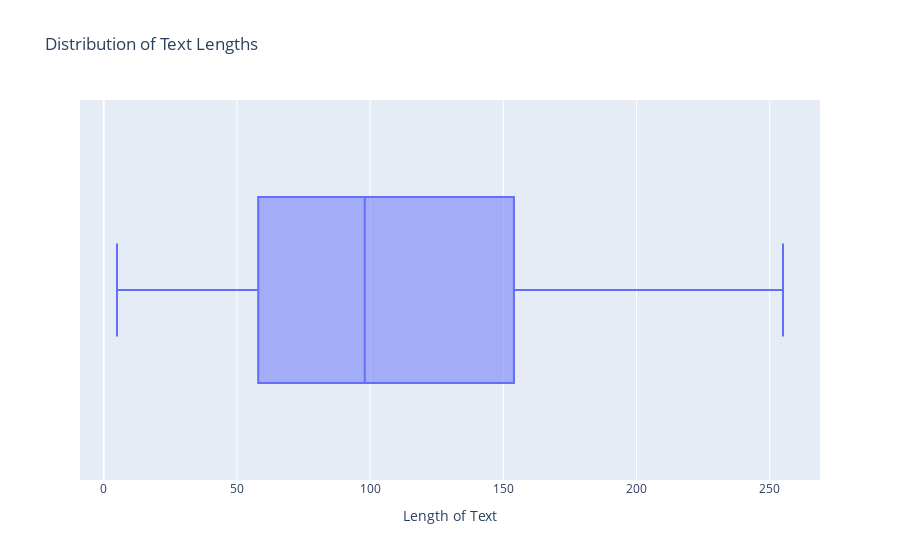

Source (notebook cell):
### Markdown cell above
### Analyzing Text by Lenght

### Code cell
df["text_length"] = df["text"].apply(len)
fig = px.box(
    df,
    x="text_length",
    title="Distribution of Text Lengths",
    labels={"text_length": "Length of Text"},
)
fig.show()

### Figure 1 — Plotly figure (JSON) as saved in the notebook; plotly's stock layout.template omitted (floating-point values rounded to 4 significant figures; data arrays with more than 128 entries replaced by an {"elided": "..."} marker saying what was removed)
{"data": [{"alignmentgroup": "True", "hovertemplate": "Length of Text=%{x}<extra></extra>", "legendgroup": "", "marker": {"color": "#636efa"}, "name": "", "notched": false, "offsetgroup": "", "orientation": "h", "showlegend": false, "type": "box", "x": {"elided": "7666 int values"}, "x0": " ", "xaxis": "x", "y0": " ", "yaxis": "y"}], "layout": {"boxmode": "group", "legend": {"tracegroupgap": 0}, "title": {"text": "Distribution of Text Lengths"}, "xaxis": {"anchor": "y", "domain": [0, 1], "title": {"text": "Length of Text"}}, "yaxis": {"anchor": "x", "domain": [0, 1]}}}
